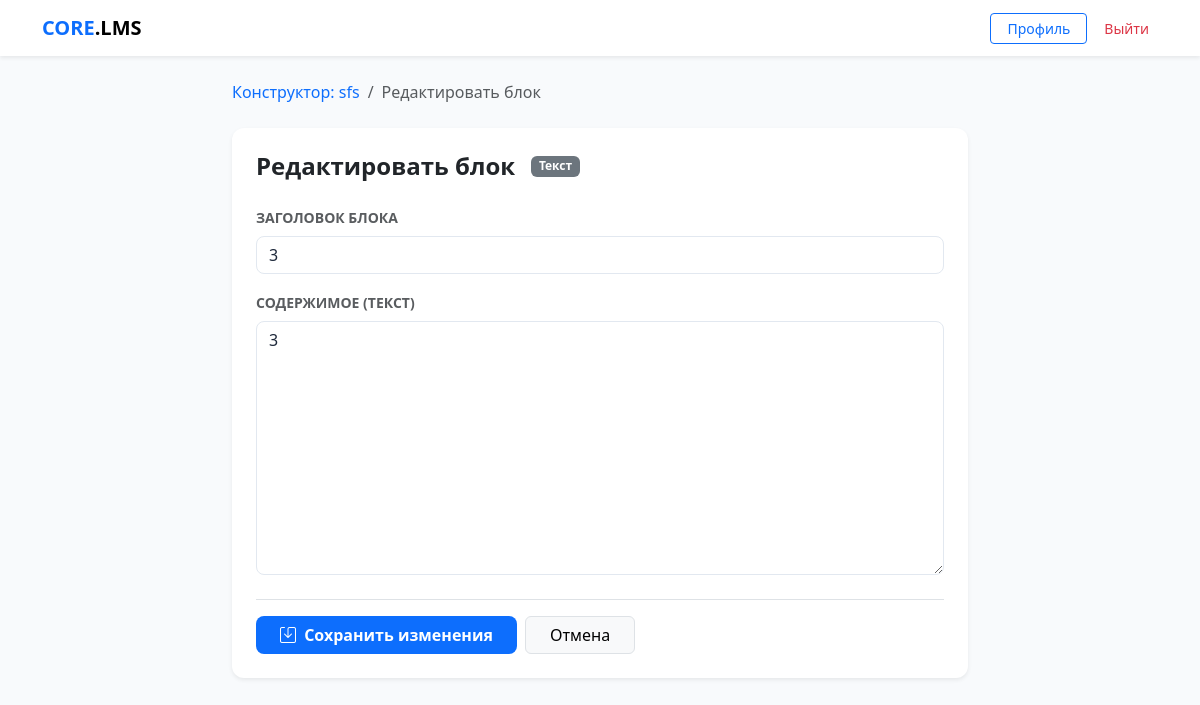
The page /block/17/edit/ (signed in) on the database as committed earlier.
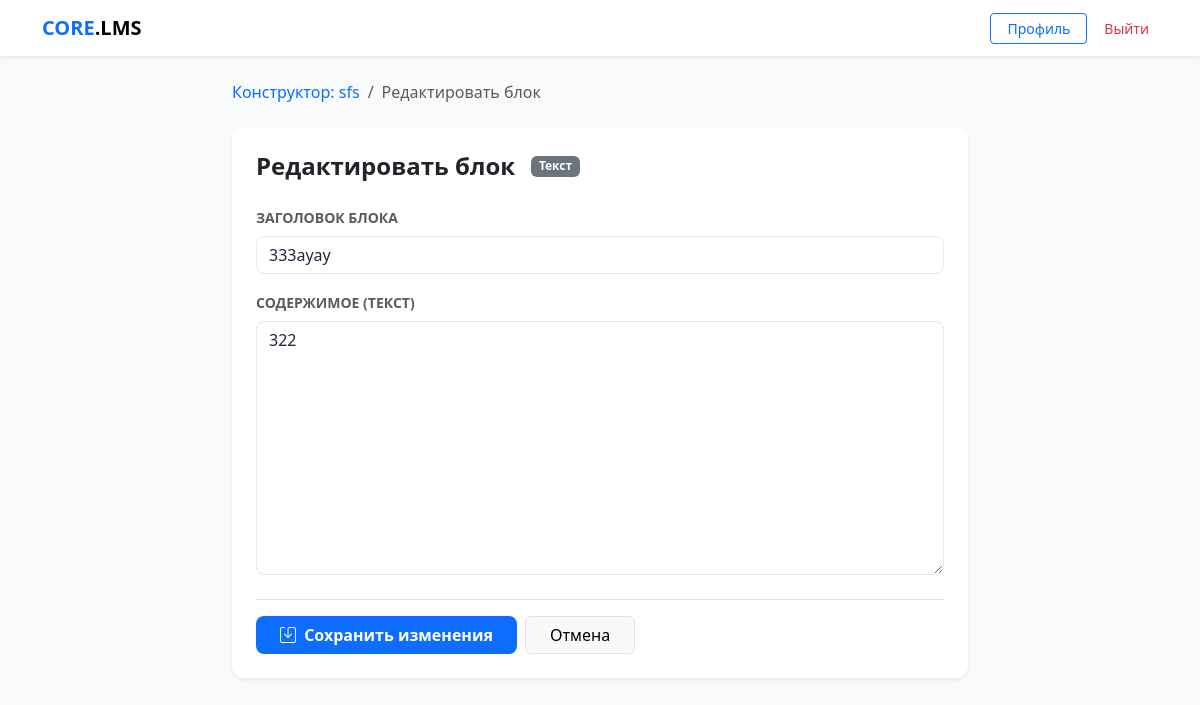
The same page on the database as committed later.
### core/models.py (models this page shows, shortened)
class ContentBlock(models.Model):
    BLOCK_TYPES = (
        ('text', 'Текст'),
        ('file', 'Файл/Медиа'),
        ('quiz', 'Тест'),
        ('assignment', 'Задание'),
    )
    course = models.ForeignKey(Course, on_delete=models.CASCADE, related_name='blocks')
    section = models.ForeignKey('Section', on_delete=models.SET_NULL,
                                null=True, blank=True, related_name='blocks')
    title = models.CharField(max_length=255)
    block_type = models.CharField(max_length=20, choices=BLOCK_TYPES)
    content_text = models.TextField(blank=True, null=True)
    content_file = models.FileField(upload_to='course_contents/', blank=True, null=True)
    content_quiz = models.ForeignKey(Quiz, on_delete=models.SET_NULL, blank=True, null=True,
                                     related_name='blocks')
    order = models.PositiveIntegerField(default=0)

class Course(models.Model):
    title = models.CharField(max_length=255)
    description = models.TextField(blank=True)
    author = models.ForeignKey(CustomUser, on_delete=models.CASCADE, related_name='authored_courses')
    groups = models.ManyToManyField(Group, related_name='available_courses', blank=True)
    created_at = models.DateTimeField(auto_now_add=True)
    available_from = models.DateTimeField(null=True, blank=True,
        help_text='Дата открытия курса. Пусто — доступен сразу.')
    available_until = models.DateTimeField(null=True, blank=True,
        help_text='Дата закрытия курса. Пусто — бессрочно.')
    allow_self_enroll = models.BooleanField(default=False,
        help_text='Разрешить студентам подключаться по коду доступа')
    access_code = models.CharField(max_length=32, blank=True, null=True,
        help_text='Код для самостоятельного подключения к курсу')

### core/views.py (the view)
# urls.py: path('block/<int:block_id>/edit/', views.edit_block, name='edit_block'),
@login_required
@user_passes_test(is_teacher)
def edit_block(request, block_id):
    block = get_object_or_404(ContentBlock, id=block_id)
    if request.method == 'POST':
        form = ContentBlockForm(request.POST, request.FILES, instance=block)
        if form.is_valid():
            form.save() # instance=block обновит существующую запись, а не создаст новую
            return redirect('course_builder', course_id=block.course.id)
    else:
        form = ContentBlockForm(instance=block)
    return render(request, 'core/edit_block.html', {
        'form': form,
        'content_block': block # используй content_block, чтобы не было конфликта в HTML
    })

### core/forms.py
class ContentBlockForm(forms.ModelForm):
    class Meta:
        model = ContentBlock
        fields = ['title', 'block_type', 'content_text', 'content_file', 'content_quiz']
        widgets = {
            'title':        forms.TextInput(attrs={'class': 'form-control'}),
            'block_type':   forms.Select(attrs={'class': 'form-select'}),
            'content_text': forms.Textarea(attrs={'class': 'form-control'}),
            'content_file': forms.FileInput(attrs={'class': 'form-control'}),
            'content_quiz': forms.Select(attrs={'class': 'form-select'}),
        }
    def __init__(self, *args, **kwargs):
        super().__init__(*args, **kwargs)
        self.fields['content_text'].required = False
        self.fields['content_file'].required = False
        self.fields['content_quiz'].required = False
        self.fields['block_type'].required = False

### core/views.py (called while the page is built)
def is_teacher(user):
    return user.is_authenticated and user.role == 'teacher'

### core/templates/core/edit_block.html (shortened to what this page needs)
{% extends "core/base.html" %}
{% block content %}
<div class="row justify-content-center">
    <div class="col-md-8">
        <nav aria-label="breadcrumb" class="mb-4">
            <ol class="breadcrumb">
                <li class="breadcrumb-item">
                    <a href="{% url 'course_builder' content_block.course.id %}" class="text-decoration-none">
                        Конструктор: {{ content_block.course.title }}
                    </a>
                </li>
                <li class="breadcrumb-item active">Редактировать блок</li>
            </ol>
        </nav>
        <div class="card border-0 shadow-sm">
            <div class="card-body p-4">
                <div class="d-flex align-items-center mb-4">
                    <h4 class="fw-bold mb-0">Редактировать блок</h4>
                    <span class="badge bg-secondary ms-3">{{ content_block.get_block_type_display }}</span>
                </div>
                <form method="post" enctype="multipart/form-data">
                    <div class="mb-3">
                        <label class="form-label small fw-bold text-muted text-uppercase">Заголовок блока</label>
                        {{ form.title }}
                    </div>
                    {% if content_block.block_type == 'text' %}
                        <div class="mb-3">
                            <label class="form-label small fw-bold text-muted text-uppercase">Содержимое (текст)</label>
                            {{ form.content_text }}
                        </div>
                    {% endif %}
                    <div class="d-flex gap-2 mt-4 pt-3 border-top">
                        <button type="submit" class="btn btn-primary fw-bold px-4">
                            <i class="bi bi-save me-1"></i> Сохранить изменения
                        </button>
                        <a href="{% url 'course_builder' content_block.course.id %}" class="btn btn-light border px-4">
                            Отмена
                        </a>
                    </div>
                </form>
            </div>
        </div>
    </div>
</div>
{% endblock %}

Rows that differ between the two databases and show on the page:
changed ContentBlock "Текст": title "3" → "333ауау"; content_text "3" → "322"
